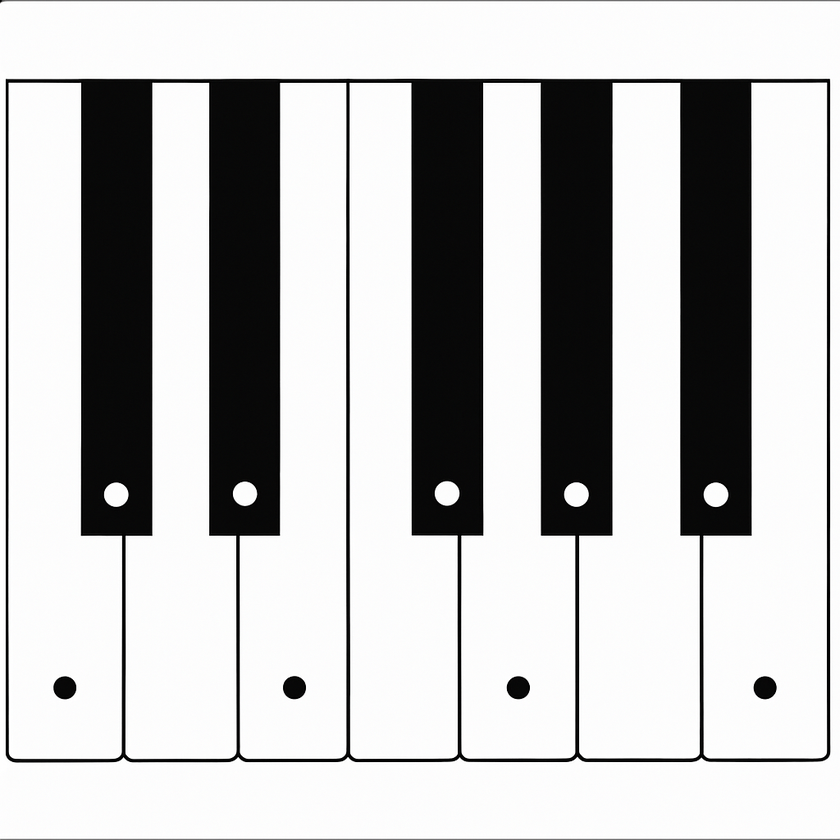
#> input picture images/F2424CDF-9D03-4662-B8CF-34ED8A525509.PNG, 840 x 840 px, shrunk from 1024 x 1024 before the run
$ python -i detection.py   (imports and definitions only)
#> lines starting #> are read from the running program, lines starting #| are printed output that depends on the picture; after the words box and inside, x2 and y2 are one past the last pixel; in counts of white or black regions, pixels touching at a corner belong together
import cv2
from cv2.typing import MatLike

import mediapipe as mp
from mediapipe.tasks import python
from mediapipe.tasks.python import vision

import numpy as np

mp_hands = mp.solutions.hands
mp_drawing = mp.solutions.drawing_utils

# Load the hands detection model in mediapipe
# [6 lines that did not run here, left out]

# draw the hands tracing landmarks on the live feed
# [9 lines left out: function draw_landmarks, not called in this run]

class Detect_Piano():
    def __init__(self):
        self.piano_contour = None
        self.pianoKeys_points = []

        self.img_wrap = self.paper_warp = np.zeros((*(200, 200), 3), dtype=np.uint8)
        self.img_warp_bin = np.zeros((*(200, 200), 1), dtype=np.uint8)

        # to reduce latency and to have a smoother experience
        self.gray_frame = None
        self.blur_frame = None
        self.binary_frame = None

    def detect_piano(self, frame: MatLike, blur: int = 5, lower_canny_threshold: int = 50, upper_canny_threshold: int = 150):
        self.gray_frame = cv2.cvtColor(frame, cv2.COLOR_BGR2GRAY)
        self.blur_frame = cv2.GaussianBlur(self.gray_frame, (blur, blur), 0)
        self.binary_frame = cv2.Canny(self.blur_frame, lower_canny_threshold, upper_canny_threshold, L2gradient=True)

        kernel = np.ones((4,4),np.uint8)
        self.binary_frame = cv2.morphologyEx(self.binary_frame, cv2.MORPH_DILATE, kernel)

        contours, _ = cv2.findContours(self.binary_frame, cv2.RETR_TREE, cv2.CHAIN_APPROX_SIMPLE)

        # No contour was found
        if not contours:
            self.piano_contour = None
            print("Error: Could not find any contours in the frame.")
            return


        # Find the largest contour
        self.piano_contour = find_largest_rectangle(contours, 0.02)

        # No contour was found
        if self.piano_contour is None:
            print("Error: Could not find any contours in the frame, please try to focus camera to the piano.")
            return

        corner_points_piano = self.piano_contour.copy().reshape((4, 2))
        corner_points_piano = np.array(corner_points_piano, dtype=np.float32)

        # Sort the points in clockwise order
        corner_points_piano = sorted(corner_points_piano, key=lambda x: (x[0], x[1]))

        top_left = corner_points_piano[0]
        bottom_left = corner_points_piano[1]
        bottom_right = corner_points_piano[2]
        top_right = corner_points_piano[3]

        # Calculate the width and height of the rectangle
        width = int(max(
            np.linalg.norm(bottom_right - bottom_left),
            np.linalg.norm(top_right - top_left)
        ))

        height = int(max(
            np.linalg.norm(top_right - bottom_right),
            np.linalg.norm(top_left - bottom_left)
        ))

        # Define the destination points for the perspective transform
        dst_points = np.array([
            [0, 0],
            [width, 0],
            [width, height],
            [0, height]
        ], dtype=np.float32)

        corner_points_piano = np.array(corner_points_piano, dtype=np.float32)

        # get the transformation matrix
        transformation_matrix = cv2.getPerspectiveTransform(corner_points_piano, dst_points)

        # Perform the perspective transform
        self.img_wrap = cv2.warpPerspective(frame, transformation_matrix, (width, height))

        # Convert the warped image to grayscale
        wrap_img = cv2.cvtColor(self.img_wrap, cv2.COLOR_BGR2GRAY)
        wrap_img = cv2.GaussianBlur(wrap_img, (blur, blur), 0)
        wrap_img = cv2.adaptiveThreshold(wrap_img, 255, cv2.ADAPTIVE_THRESH_GAUSSIAN_C,cv2.THRESH_BINARY_INV, 11, 2)

        kernel = np.ones((5,5),np.uint8)
        wrap_img = cv2.morphologyEx(wrap_img, cv2.MORPH_OPEN, kernel)

        #remove unwanted noise
        # wrap_img = add_inside_border

        kernel = np.ones((3,3),np.uint8)
        wrap_img = cv2.morphologyEx(wrap_img, cv2.MORPH_DILATE, kernel)

        self.img_warp_bin = wrap_img

        contour, _ = cv2.findContours(self.img_warp_bin, cv2.RETR_EXTERNAL, cv2.CHAIN_APPROX_SIMPLE)

        # No contour was found
        if not contour:
            self.pianoKeyS_points = []
            print("Error: Could not find any contours in the frame.")
            return

        # Finds centers of points
        points = []
        for contour in contours:
            x, y, w, h = cv2.boundingRect(contour)
            # Filters small leftovers
            if w > 6 and h > 6:
                points.append((x+w/2, y+h/2))

        # No points detected
        if not points:
            print("Error: Could not find any points in the frame.")
            return

        # Reshapes points for transform
        points = np.array(points, np.float32).reshape(-1, 1, 2)

        # Computes inverse matrix
        inverse_matrix = np.linalg.inv(transformation_matrix)

        corner_points_piano = cv2.perspectiveTransform(points, inverse_matrix)
        corner_points_piano = corner_points_piano.reshape(-1, 2)

        corner_points_piano = [tuple(row) for row in corner_points_piano.astype(object)]
        self.pianoKeys_points = sorted(corner_points_piano, key=lambda x: (x[0], x[1]))


    # [35 lines left out: functions draw_contour, draw_points, not called in this run]


def find_largest_rectangle(contours: MatLike, epsilon_mult: float) -> MatLike:
    """Finds largest contour by bounding box"""
    max_area = 0
    largest_rect = None
    for contour in contours:
        approx = approximate_contour(contour, epsilon_mult)
        area = cv2.contourArea(approx)

        if area > max_area and cv2.isContourConvex(approx) and len(approx) == 4:
            max_area = area
            largest_rect = approx

    return largest_rect


def approximate_contour(contour: MatLike, epsilon_mult: float) -> MatLike:
    """Approximates the contour to reduce the number of points"""
    epsilon = epsilon_mult * cv2.arcLength(contour, True)
    approx = cv2.approxPolyDP(contour, epsilon, True)

    return approx


>>> import cv2
>>> picture = cv2.imread('../images/F2424CDF-9D03-4662-B8CF-34ED8A525509.PNG')
#> picture is the input picture: shape (840, 840, 3); mean B, G, R 190.8, 190.8, 190.8
>>> result = Detect_Piano().detect_piano(picture)
#> in detect_piano, `self.binary_frame = cv2.Canny(self.blur_frame, lower_canny_threshold, ..`:
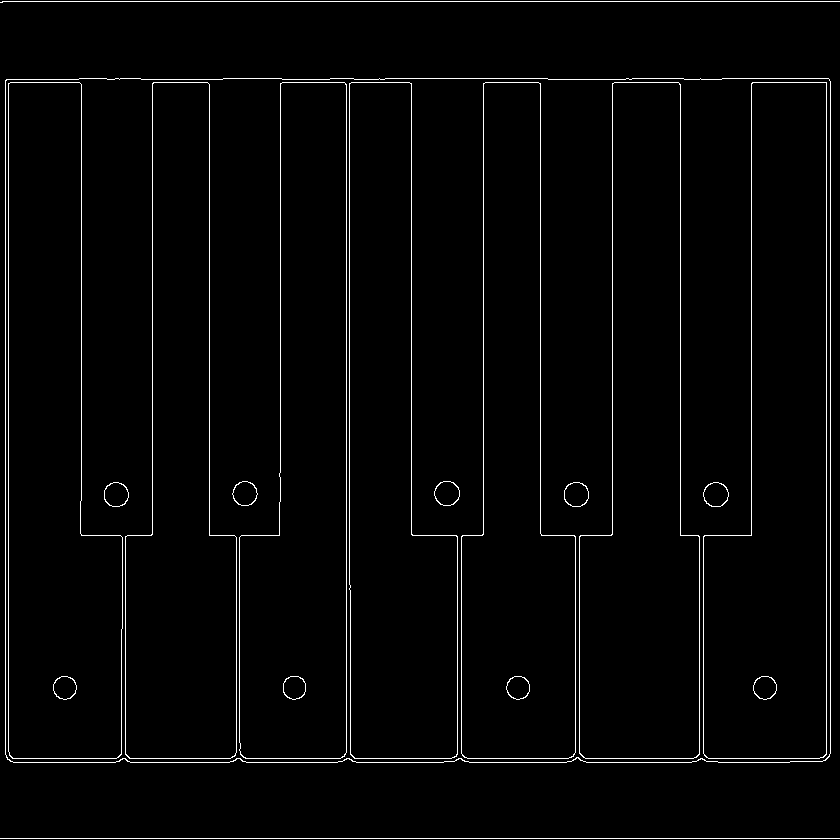
#> self.binary_frame: shape (840, 840); 2.3% white in thin lines or dots
#> in detect_piano, `self.binary_frame = cv2.morphologyEx(self.binary_frame, cv2.MORPH_DILA..`:
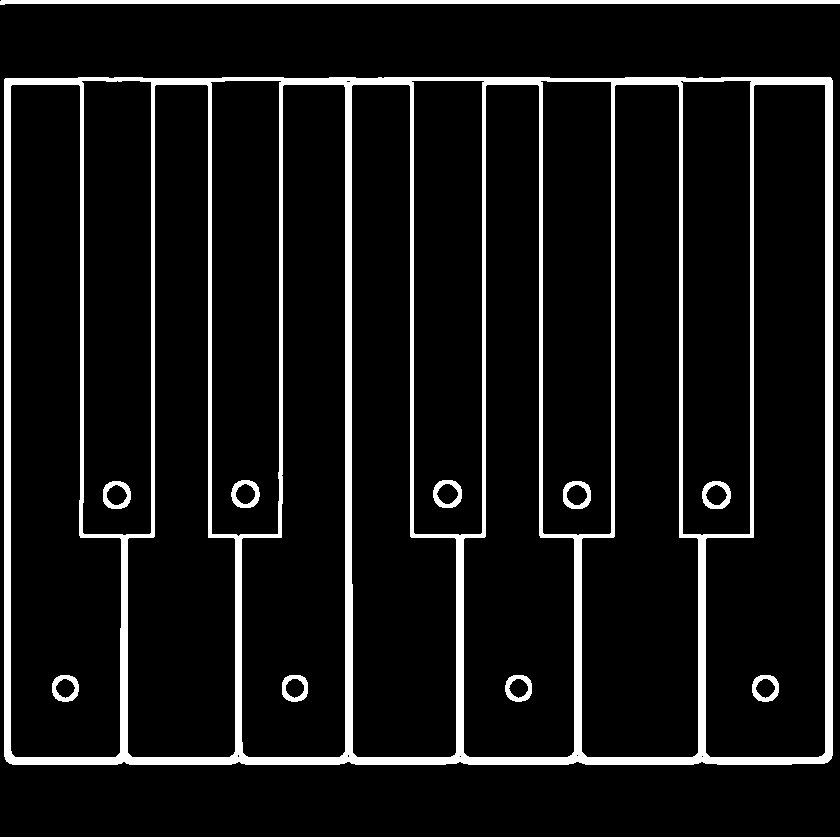
#> self.binary_frame: shape (840, 840); 9% white; 12 white regions
#> in detect_piano, `contours, _ = cv2.findContours(self.binary_frame, cv2.RETR_TREE, cv2.C..`: contours = 39 contours, 6 with area under 20; largest, box (x1, y1, x2, y2) and area: (4, 77, 833, 765) 568267, (705, 84, 826, 758) 58984, (10, 84, 122, 758) 55932, (581, 84, 699, 758) 55145, (241, 84, 346, 758) 51401
#> the loop in find_largest_rectangle, `for contour in contours:` made 39 passes
#> (epsilon in approximate_contour, area, max_area, largest_rect) on pass 2: (60.84, 562582, 562582, [[4, 79], [6, 761], [831, 758], [830, 77]])
#> (epsilon in approximate_contour, area) on passes 8, 9, 10, 13, 14, 17: (31.54, 55845.5), (1.78, 534), (1.25, 261.5), (1.79, 536), (1.26, 262), (1.78, 529)
#> after the loop in find_largest_rectangle, `for contour in contours:`: max_area = 562582
#> in detect_piano, `self.piano_contour = find_largest_rectangle(contours, 0.02)`: self.piano_contour = [[4, 79], [6, 761], [831, 758], [830, 77]]
#> in detect_piano, `corner_points_piano = sorted(corner_points_piano, key=lambda x: (x[0],..`: corner_points_piano = [[4, 79], [6, 761], [830, 77], [831, 758]]
#> in detect_piano, `top_left = corner_points_piano[0]`: top_left = [4, 79]
#> in detect_piano, `bottom_left = corner_points_piano[1]`: bottom_left = [6, 761]
#> in detect_piano, `bottom_right = corner_points_piano[2]`: bottom_right = [830, 77]
#> in detect_piano, `top_right = corner_points_piano[3]`: top_right = [831, 758]
#> in detect_piano, `width = int(max( np.linalg.norm(bottom_right - bottom_left), np.linalg..`: width = 1070
#> in detect_piano, `height = int(max( np.linalg.norm(top_right - bottom_right), np.linalg...`: height = 682
#> in detect_piano, `dst_points = np.array([ [0, 0], [width, 0], [width, height], [0, heigh..`: dst_points = [[0, 0], [1070, 0], [1070, 682], [0, 682]]
#> in detect_piano, `transformation_matrix = cv2.getPerspectiveTransform(corner_points_pian..`: transformation_matrix = [[-1.28, 1.56, -117.8], [-0.817, 0.0024, 3.08], [-0.0024, 5.27e-06, 1]]
#> in detect_piano, `self.img_wrap = cv2.warpPerspective(frame, transformation_matrix, (wid..`:
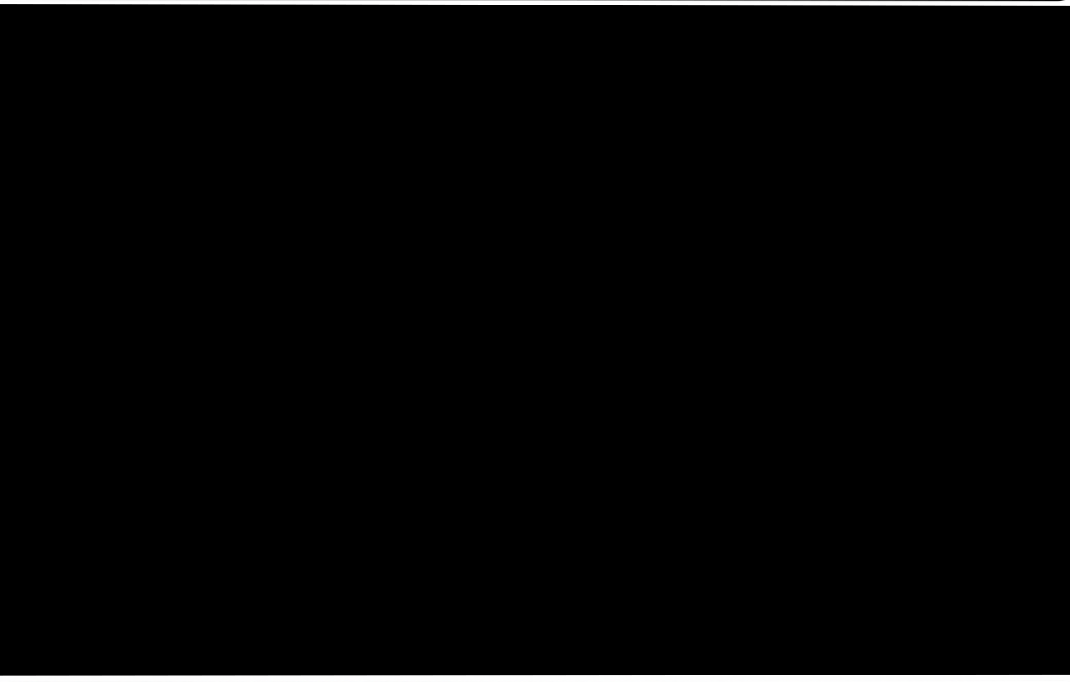
#> self.img_wrap: shape (682, 1070, 3); mean B, G, R 4.2, 4.2, 4.2
#> in detect_piano, `wrap_img = cv2.adaptiveThreshold(wrap_img, 255, cv2.ADAPTIVE_THRESH_GA..`:
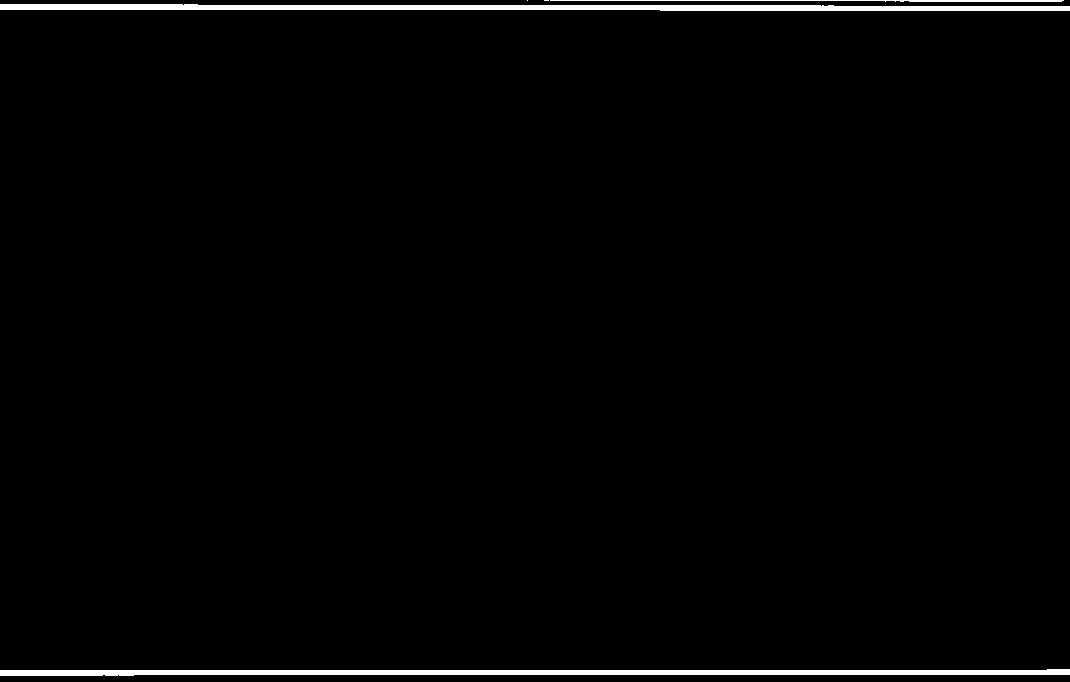
#> wrap_img: shape (682, 1070); 1.6% white; 5 white regions (2 under 20 px), largest, box (x1, y1, x2, y2) and area: (0, 4, 1070, 11) 5716, (0, 669, 1070, 676) 5504, (550, 0, 1064, 2) 673
#> in detect_piano, `wrap_img = cv2.morphologyEx(wrap_img, cv2.MORPH_OPEN, kernel)`:
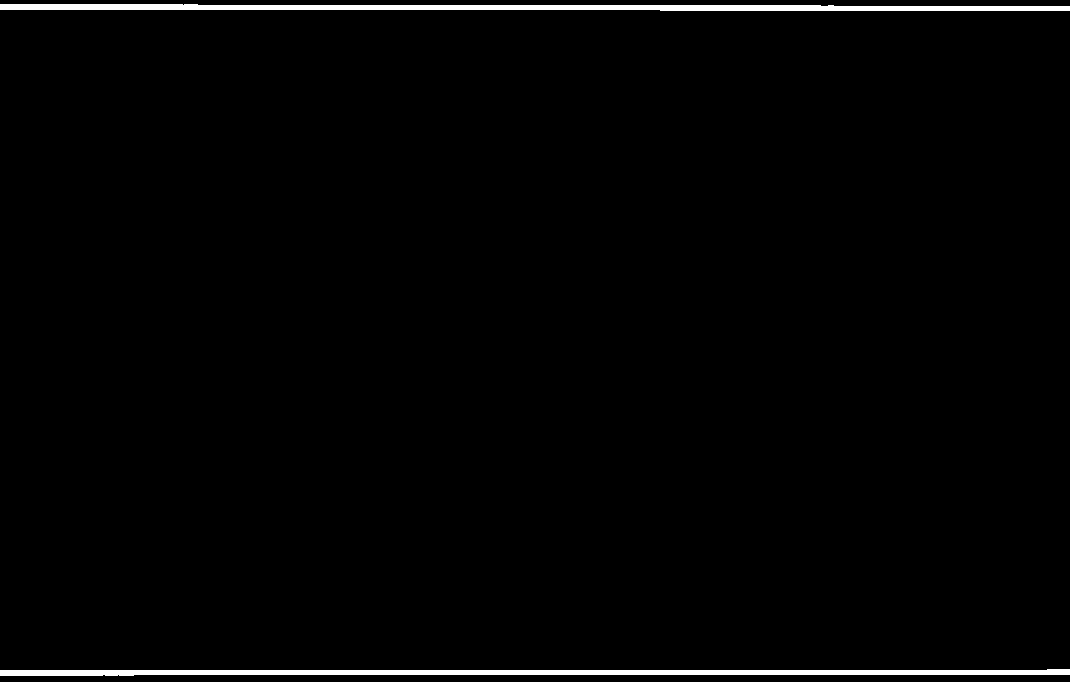
#> wrap_img: shape (682, 1070); 1.5% white; 2 white regions, box (x1, y1, x2, y2) and area: (0, 4, 1070, 11) 5714, (0, 669, 1070, 676) 5504
#> in detect_piano, `wrap_img = cv2.morphologyEx(wrap_img, cv2.MORPH_DILATE, kernel)`:
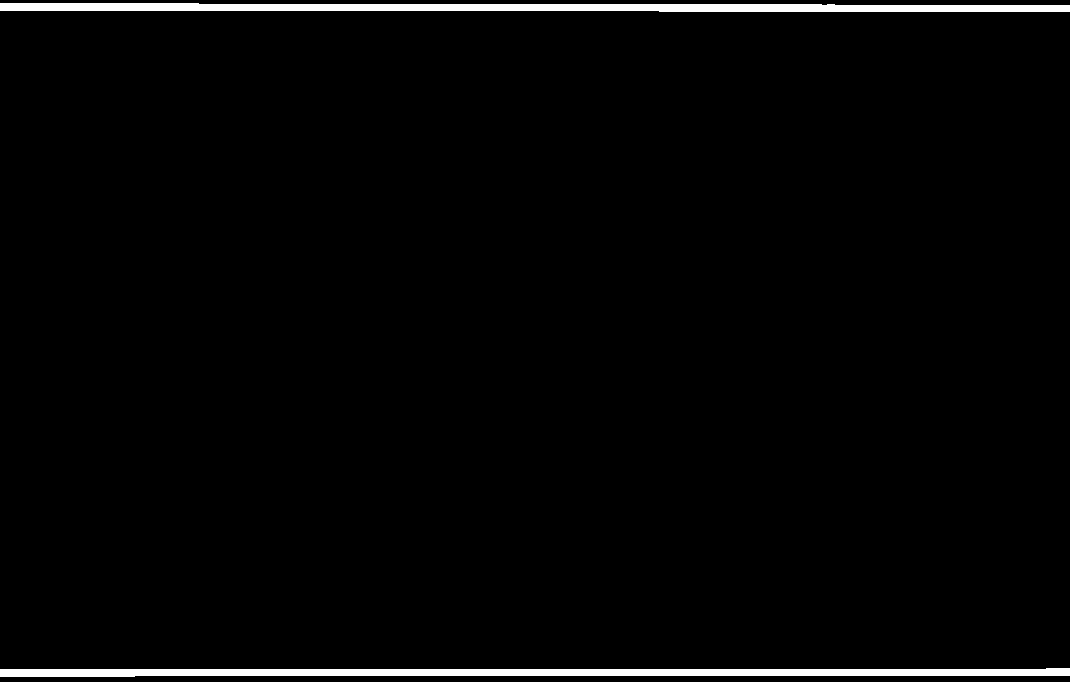
#> wrap_img: shape (682, 1070); 2.1% white; 2 white regions
#> in detect_piano, `contour, _ = cv2.findContours(self.img_warp_bin, cv2.RETR_EXTERNAL, cv..`: contour = 2 contours; box (x1, y1, x2, y2) and area: (0, 3, 1070, 12) 6784, (0, 668, 1070, 677) 6572
#> the loop in detect_piano, `for contour in contours:` made 39 passes
#> (x, y, w, h) on passes 2, 6, 7, 8, 9, 10, 11, 12, 13, 14, 15, 16: (4, 77, 829, 688), (347, 754, 3, 4), (237, 754, 3, 4), (705, 84, 121, 674), (752, 675, 27, 27), (755, 678, 21, 21), (581, 84, 118, 674), (463, 84, 112, 674), (505, 675, 27, 27), (508, 678, 21, 21), (351, 84, 106, 674), (241, 84, 105, 674)
#> (contour, x, y, w, h) on passes 1, 3, 4, 5: ([[0, 837], [0, 839], [839, 839], [839, 837]], 0, 837, 840, 3), ([[701, 756], [702, 755], [703, 756], [702, 757]], 701, 755, 3, 3), ([[459, 756], [460, 755], [461, 756], [460, 757]], 459, 755, 3, 3), ([[576, 755], [577, 754], [578, 755], [577, 756]], 576, 754, 3, 3)
#> after the loop in detect_piano, `for contour in contours:`: points = 31 pairs, first value 65.5 to 765.5, second value 308 to 688.5
#> in detect_piano, `points = np.array(points, np.float32).reshape(-1, 1, 2)`: points = 31 rows, first 8: [418.5, 421], [765.5, 421], [765.5, 688.5], [765.5, 688.5], [640, 421], [519, 421], [518.5, 688.5], [518.5, 688.5]
#> in detect_piano, `inverse_matrix = np.linalg.inv(transformation_matrix)`: inverse_matrix = [[0.00189, -1.24, 4.04], [0.644, -1.24, 79.73], [1.14e-06, -0.00296, 1.01]]
#> in detect_piano, `corner_points_piano = cv2.perspectiveTransform(points, inverse_matrix)`: corner_points_piano = 31 rows, first 8: [2171.6, 728.8], [2172.5, -210.9], [822.6, 273.7], [822.6, 273.7], [2172.2, 129.3], [2171.9, 456.9], [822.8, 428], [822.8, 428]
#> in detect_piano, `corner_points_piano = corner_points_piano.reshape(-1, 2)`: corner_points_piano = 31 pairs, first value -3965.8 to 2172.5, second value -2357.1 to 1680.1
#> in detect_piano, `self.pianoKeys_points = sorted(corner_points_piano, key=lambda x: (x[0..`: self.pianoKeys_points has the same summary as corner_points_piano
